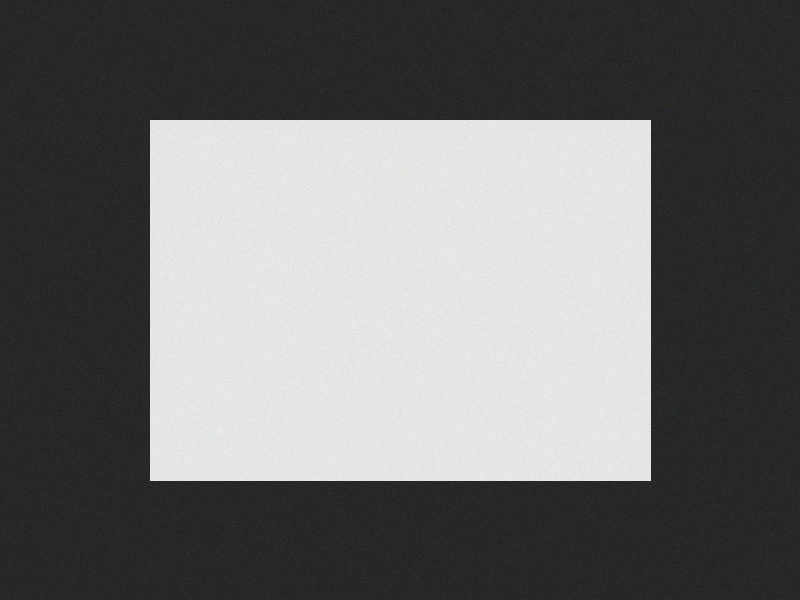
#> input picture VisionService/samples/ok.jpg, 800 x 600 px
$ python vision_lab.py
#> lines starting #> are read from the running program, lines starting #| are printed output that depends on the picture; after the words box and inside, x2 and y2 are one past the last pixel; in counts of white or black regions, pixels touching at a corner belong together
import cv2
import numpy as np

def detect(path):
    """ 输入图片路径，返回缺陷值 """
#> called with path = 'samples/ok.jpg'
    img = cv2.imread(path)
#> img is the input picture: shape (600, 800, 3); mean B, G, R 111, 111.1, 111.1
    if img is None:
        print("读取失败：", path)
        return []

    # 1.灰度化
    gray = cv2.cvtColor(img, cv2.COLOR_BGR2GRAY)

    # 2.高斯模糊，压掉噪声
    blur = cv2.GaussianBlur(gray, (5, 5), 0)

    # 3.阈值：亮于127变白，暗于127变黑 -> 工件变成大白块
    _, wp_bin = cv2.threshold(blur, 127, 255, cv2.THRESH_BINARY)
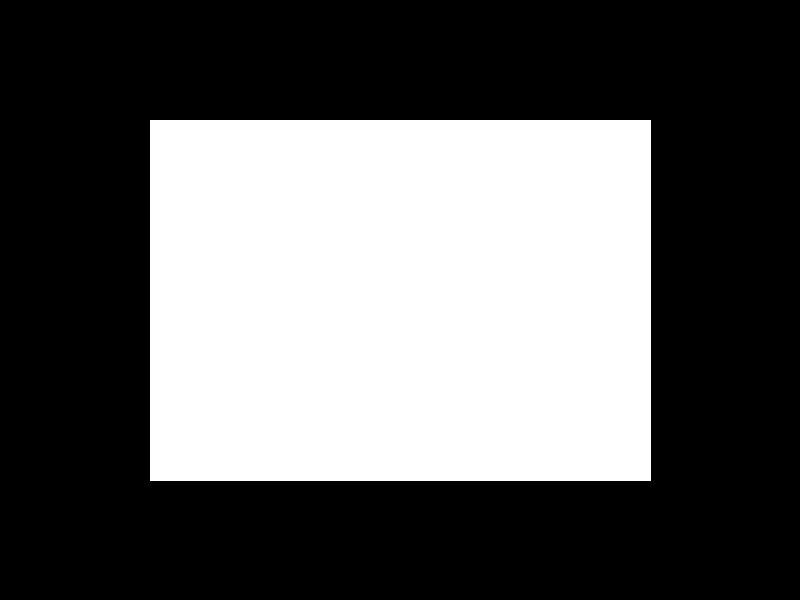
#> wp_bin: shape (600, 800); 37.7% white; 1 white region, box (x1, y1, x2, y2) and area: (150, 120, 651, 481) 180861

    # 4.找最大轮廓 = 工件本体
    contours, _ = cv2.findContours(wp_bin, cv2.RETR_EXTERNAL, cv2.CHAIN_APPROX_SIMPLE)
#> contours = [[[150, 120], [150, 480], [650, 480], [650, 120]]]
    if not contours:
        return []
    workpiece = max(contours, key=cv2.contourArea)
#> workpiece = [[150, 120], [150, 480], [650, 480], [650, 120]]

    # 5.生成工件蒙版（工件区域内255， 其余0）
    mask = np.zeros_like(gray)
    cv2.drawContours(mask, [workpiece], -1, 255, -1)

    # 6.收边：蒙版往里缩，去掉工件边缘的细线干扰
    kernel = np.ones((3, 3), np.uint8)
    mask = cv2.erode(mask, kernel, iterations=2)
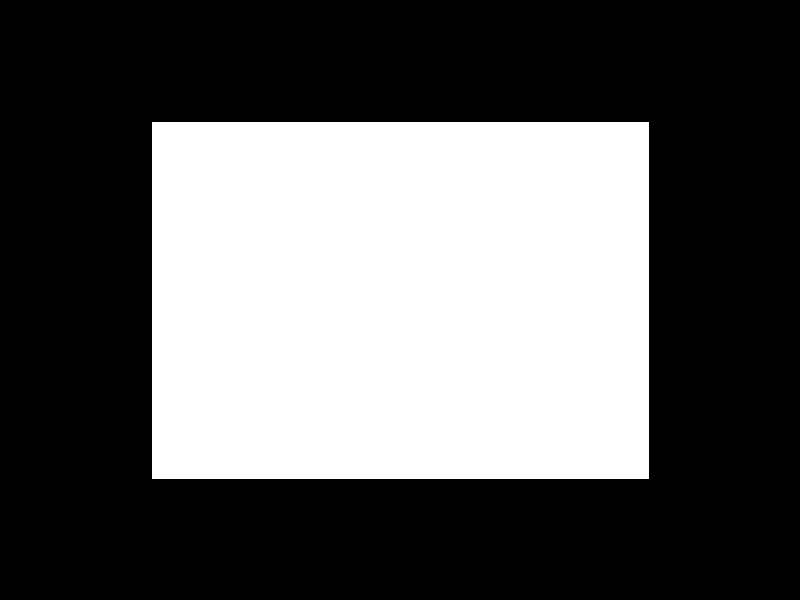
#> mask: shape (600, 800); 37% white; 1 white region, box (x1, y1, x2, y2) and area: (152, 122, 649, 479) 177429

    # 7.反向阈值：暗的东西变白（背景和缺陷都变白）
    _, dark = cv2.threshold(blur, 127, 255, cv2.THRESH_BINARY_INV)

    # 8.只保留工件内部的暗块 = 缺陷
    defects_bin = cv2.bitwise_and(dark, mask)
#> defects_bin: shape (600, 800); every value is 0

    # 9.开运算：先腐蚀再膨胀，抹掉零星噪点
    defects_bin = cv2.morphologyEx(defects_bin, cv2.MORPH_OPEN, kernel, iterations=1)

    # 10.找缺陷轮廓 + 面积过滤
    cnts, _ = cv2.findContours(defects_bin, cv2.RETR_EXTERNAL, cv2.CHAIN_APPROX_SIMPLE)
#> cnts = []
    results = []
    for c in cnts:
        area = cv2.contourArea(c)
        if area < 30:
            continue
        x, y, w, h = cv2.boundingRect(c)
        cx, cy = x + w // 2, y + h // 2
        typ = "scratch" if (w / h > 3 or h / w > 3) else "stain"
        results.append((cx, cy, typ, w, h))
#> this loop made 0 passes
#> after the loop, results = []

    # 11.画框 + 存结果图
    out = img.copy()
    for i, (cx, cy, typ, w, h) in enumerate(results, 1):
        cv2.rectangle(out, (cx - w // 2, cy - h // 2), (cx + w // 2, cy + h // 2), (0, 0, 255), 2)
        cv2.putText(out, f"#{i}, {typ}", (cx - 30, cy - 10), cv2.FONT_HERSHEY_SIMPLEX, 0.6, (0, 0, 255), 2)
    cv2.imwrite(path.replace(".jpg", "_result.jpg"), out)

    return results

for name in ["samples/ok.jpg", "samples/scratch1.jpg", "samples/multi.jpg"]:
    r = detect(name)
#> r = []
    print(f"{name:22s} -> 缺陷 {len(r)} 个 {r}")
#| samples/ok.jpg         -> 缺陷 0 个 []
#> pass 2 of the loop `for name in ["samples/ok.jpg", "samples/scratch1.jpg", "samples/multi...`:
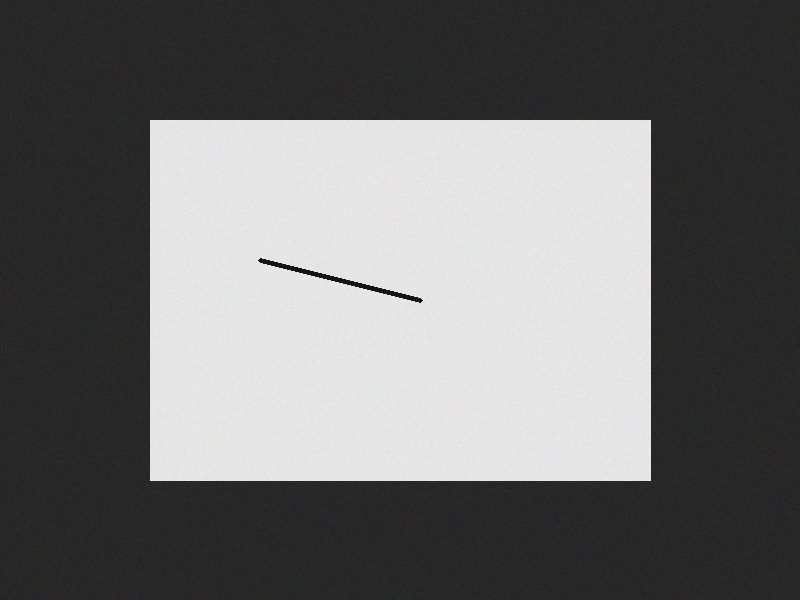
#> input picture VisionService/samples/scratch1.jpg, 800 x 600 px
#> in detect, img is the input picture: shape (600, 800, 3); mean B, G, R 110.7, 110.8, 110.7
#> in detect (call 2), `_, wp_bin = cv2.threshold(blur, 127, 255, cv2.THRESH_BINARY)`:
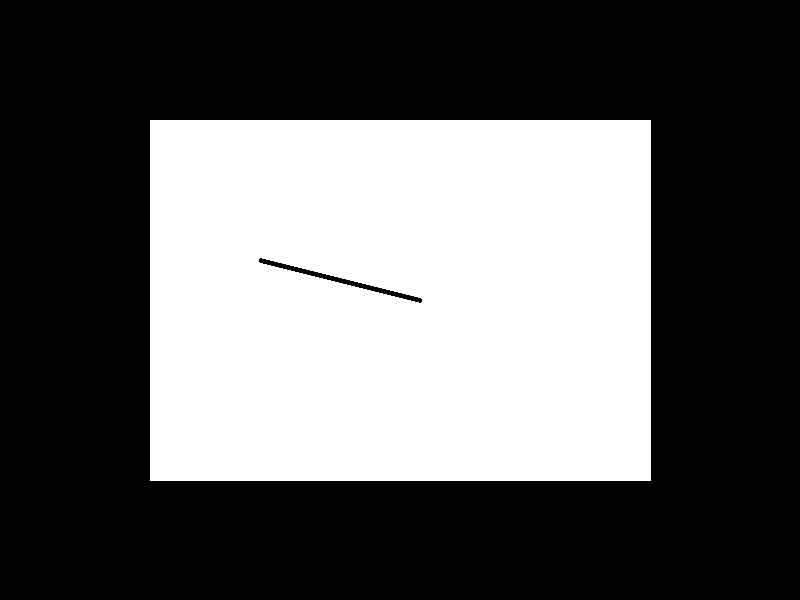
#> wp_bin: shape (600, 800); 37.5% white; 1 white region, box (x1, y1, x2, y2) and area: (150, 120, 651, 481) 180090
#> cnts = 1 contour; box (x1, y1, x2, y2) and area: (259, 259, 422, 302) 602
#> the loop in detect (call 2), `for c in cnts:` made 1 pass
#> (area, x, y, w, h, cx, cy, typ) on pass 1: (602, 259, 259, 163, 43, 340, 280, 'scratch')
#> after the loop in detect (call 2), `for c in cnts:`: results = [(340, 280, 'scratch', 163, 43)]
#> the loop in detect (call 2), `for i, (cx, cy, typ, w, h) in enumerate(results, 1):` made 1 pass
#> (i, cx, cy, typ, w, h) on pass 1: (1, 340, 280, 'scratch', 163, 43)
#> after the loop in detect (call 2), `for i, (cx, cy, typ, w, h) in enumerate(results, 1):`:
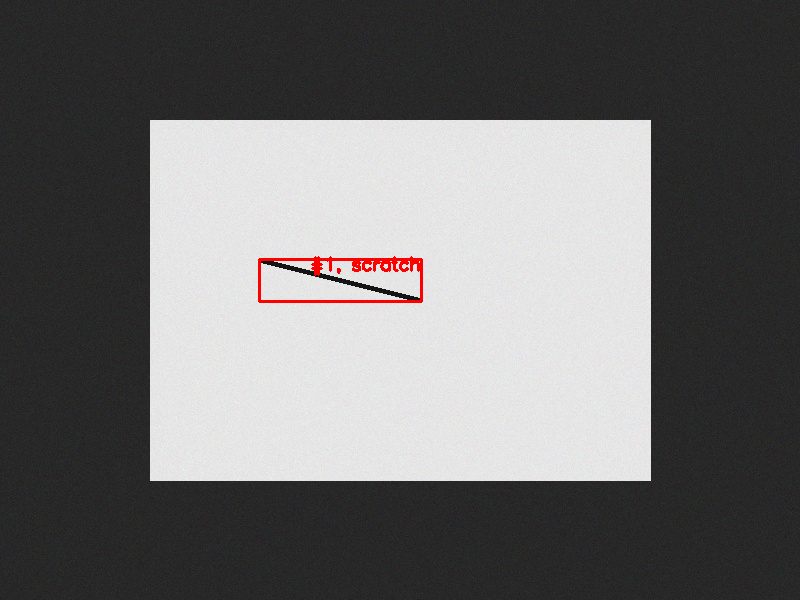
#> out: shape (600, 800, 3); 0.39% of pixels changed, all inside (x1, y1, x2, y2) = (258, 256, 423, 303)
#| samples/scratch1.jpg   -> 缺陷 1 个 [(340, 280, 'scratch', 163, 43)]
#> pass 3 of the loop `for name in ["samples/ok.jpg", "samples/scratch1.jpg", "samples/multi...`:
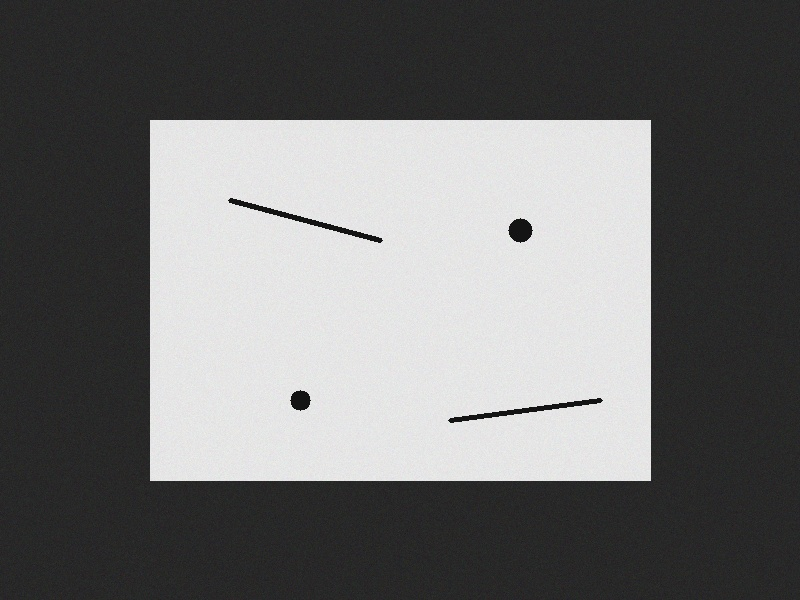
#> input picture VisionService/samples/multi.jpg, 800 x 600 px
#> in detect, img is the input picture: shape (600, 800, 3); mean B, G, R 110, 110.1, 110
#> in detect (call 3), `_, wp_bin = cv2.threshold(blur, 127, 255, cv2.THRESH_BINARY)`:
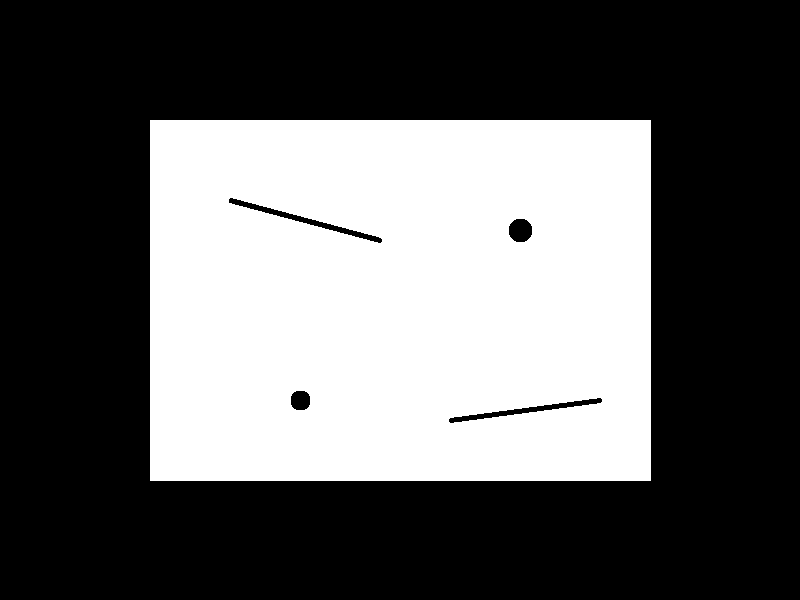
#> wp_bin: shape (600, 800); 37.2% white; 1 white region, box (x1, y1, x2, y2) and area: (150, 120, 651, 481) 178528
#> cnts = 4 contours; box (x1, y1, x2, y2) and area: (229, 198, 382, 243) 666, (449, 398, 602, 423) 606, (509, 219, 532, 242) 404, (291, 391, 310, 410) 284
#> the loop in detect (call 3), `for c in cnts:` made 4 passes
#> (area, x, y, w, h, cx, cy, typ) on passes 1 to 4: (606, 449, 398, 153, 25, 525, 410, 'scratch'), (284, 291, 391, 19, 19, 300, 400, 'stain'), (404, 509, 219, 23, 23, 520, 230, 'stain'), (666.5, 229, 198, 153, 45, 305, 220, 'scratch')
#> after the loop in detect (call 3), `for c in cnts:`: results = [(525, 410, 'scratch', 153, 25), (300, 400, 'stain', 19, 19), (520, 230, 'stain', 23, 23), (305, 220, 'scratch', 153, 45)]
#> the loop in detect (call 3), `for i, (cx, cy, typ, w, h) in enumerate(results, 1):` made 4 passes
#> after the loop in detect (call 3), `for i, (cx, cy, typ, w, h) in enumerate(results, 1):`:
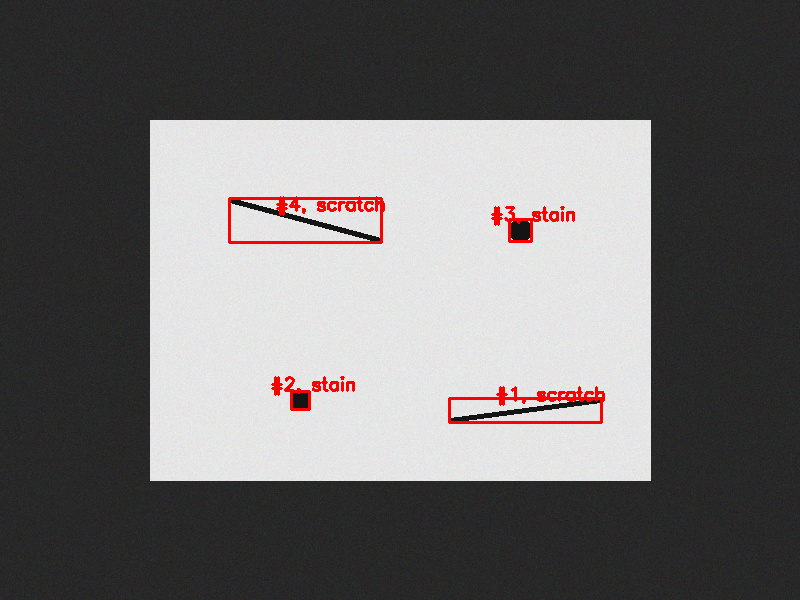
#> out: shape (600, 800, 3); 1.05% of pixels changed, all inside (x1, y1, x2, y2) = (228, 196, 605, 424)
#> r has the same summary as results in detect
#| samples/multi.jpg      -> 缺陷 4 个 [(525, 410, 'scratch', 153, 25), (300, 400, 'stain', 19, 19), (520, 230, 'stain', 23, 23), (305, 220, 'scratch', 153, 45)]
